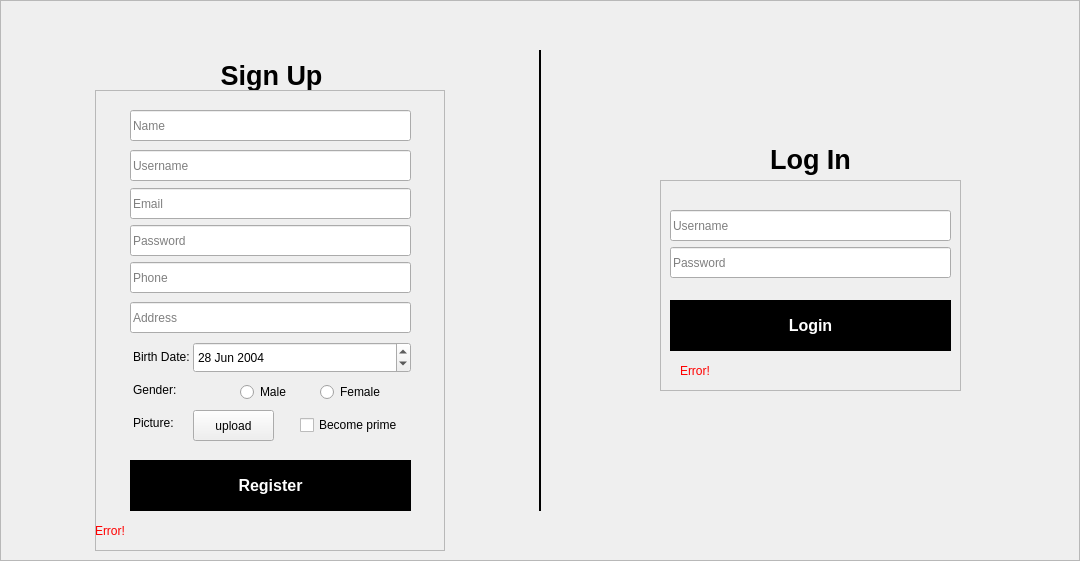
   <widget class="QFrame" name="loginAndRegister">
    <property name="enabled">
     <bool>true</bool>
    </property>
    <property name="geometry">
     <rect>
      <x>0</x>
      <y>130</y>
      <width>1080</width>
      <height>561</height>
     </rect>
    </property>
    <property name="frameShape">
     <enum>QFrame::StyledPanel</enum>
    </property>
    <property name="frameShadow">
     <enum>QFrame::Raised</enum>
    </property>
    <widget class="QWidget" name="Seperator" native="true">
     <property name="geometry">
      <rect>
       <x>539</x>
       <y>50</y>
       <width>2</width>
       <height>461</height>
      </rect>
     </property>
     <property name="styleSheet">
      <string notr="true">#Seperator{
background-color:#000;
}</string>
     </property>
    </widget>
    <widget class="QLabel" name="signupLabel">
     <property name="geometry">
      <rect>
       <x>206</x>
       <y>50</y>
       <width>131</width>
       <height>51</height>
      </rect>
     </property>
     <property name="text">
      <string>&lt;html&gt;&lt;head/&gt;&lt;body&gt;&lt;p align=&quot;center&quot;&gt;&lt;span style=&quot; font-size:20pt; font-weight:700;&quot;&gt;Sign Up&lt;/span&gt;&lt;/p&gt;&lt;/body&gt;&lt;/html&gt;</string>
     </property>
    </widget>
    <widget class="QLabel" name="loginLabel">
     <property name="geometry">
      <rect>
       <x>745</x>
       <y>134</y>
       <width>131</width>
       <height>51</height>
      </rect>
     </property>
     <property name="text">
      <string>&lt;html&gt;&lt;head/&gt;&lt;body&gt;&lt;p align=&quot;center&quot;&gt;&lt;span style=&quot; font-size:20pt; font-weight:700;&quot;&gt;Log In&lt;/span&gt;&lt;/p&gt;&lt;/body&gt;&lt;/html&gt;</string>
     </property>
    </widget>
    <widget class="QFrame" name="signupForm">
     <property name="geometry">
      <rect>
       <x>95</x>
       <y>90</y>
       <width>350</width>
       <height>461</height>
      </rect>
     </property>
     <property name="frameShape">
      <enum>QFrame::StyledPanel</enum>
     </property>
     <property name="frameShadow">
      <enum>QFrame::Raised</enum>
     </property>
     <widget class="QLineEdit" name="nameI">
      <property name="geometry">
       <rect>
        <x>35</x>
        <y>20</y>
        <width>281</width>
        <height>31</height>
       </rect>
      </property>
      <property name="text">
       <string/>
      </property>
      <property name="placeholderText">
       <string>Name</string>
      </property>
     </widget>
     <widget class="QLineEdit" name="userI">
      <property name="geometry">
       <rect>
        <x>35</x>
        <y>60</y>
        <width>281</width>
        <height>31</height>
       </rect>
      </property>
      <property name="text">
       <string/>
      </property>
      <property name="placeholderText">
       <string>Username</string>
      </property>
     </widget>
     <widget class="QLineEdit" name="emailI">
      <property name="geometry">
       <rect>
        <x>35</x>
        <y>98</y>
        <width>281</width>
        <height>31</height>
       </rect>
      </property>
      <property name="text">
       <string/>
      </property>
      <property name="placeholderText">
       <string>Email</string>
      </property>
     </widget>
     <widget class="QLineEdit" name="passwordI">
      <property name="geometry">
       <rect>
        <x>35</x>
        <y>135</y>
        <width>281</width>
        <height>31</height>
       </rect>
      </property>
      <property name="text">
       <string/>
      </property>
      <property name="echoMode">
       <enum>QLineEdit::Normal</enum>
      </property>
      <property name="placeholderText">
       <string>Password</string>
      </property>
     </widget>
     <widget class="QLineEdit" name="phoneNumI">
      <property name="geometry">
       <rect>
        <x>35</x>
        <y>172</y>
        <width>281</width>
        <height>31</height>
       </rect>
      </property>
      <property name="text">
       <string/>
      </property>
      <property name="placeholderText">
       <string>Phone</string>
      </property>
     </widget>
     <widget class="QLineEdit" name="addressI">
      <property name="geometry">
       <rect>
        <x>35</x>
        <y>212</y>
        <width>281</width>
        <height>31</height>
       </rect>
      </property>
      <property name="text">
       <string/>
      </property>
      <property name="placeholderText">
       <string>Address</string>
      </property>
     </widget>
     <widget class="QDateEdit" name="birthDateI">
      <property name="geometry">
       <rect>
        <x>98</x>
        <y>252</y>
        <width>218</width>
        <height>31</height>
       </rect>
      </property>
      <property name="maximumDate">
       <date>
        <year>2023</year>
        <month>4</month>
        <day>25</day>
       </date>
      </property>
      <property name="minimumDate">
       <date>
        <year>1900</year>
        <month>1</month>
        <day>1</day>
       </date>
      </property>
      <property name="date">
       <date>
        <year>2004</year>
        <month>6</month>
        <day>28</day>
       </date>
      </property>
     </widget>
     <widget class="QLabel" name="birthDateLabel">
      <property name="geometry">
       <rect>
        <x>38</x>
        <y>259</y>
        <width>61</width>
        <height>16</height>
       </rect>
      </property>
      <property name="text">
       <string>Birth Date:</string>
      </property>
     </widget>
     <widget class="QLabel" name="genderLabel">
      <property name="geometry">
       <rect>
        <x>38</x>
        <y>292</y>
        <width>61</width>
        <height>16</height>
       </rect>
      </property>
      <property name="text">
       <string>Gender:</string>
      </property>
     </widget>
     <widget class="QRadioButton" name="genderMale">
      <property name="geometry">
       <rect>
        <x>145</x>
        <y>292</y>
        <width>89</width>
        <height>20</height>
       </rect>
      </property>
      <property name="text">
       <string>Male</string>
      </property>
     </widget>
     <widget class="QRadioButton" name="genderFemale">
      <property name="geometry">
       <rect>
        <x>225</x>
        <y>292</y>
        <width>89</width>
        <height>20</height>
       </rect>
      </property>
      <property name="text">
       <string>Female</string>
      </property>
     </widget>
     <widget class="QLabel" name="picLabel">
      <property name="geometry">
       <rect>
        <x>38</x>
        <y>325</y>
        <width>61</width>
        <height>16</height>
       </rect>
      </property>
      <property name="text">
       <string>Picture:</string>
      </property>
     </widget>
     <widget class="QPushButton" name="upload">
      <property name="geometry">
       <rect>
        <x>98</x>
        <y>320</y>
        <width>81</width>
        <height>31</height>
       </rect>
      </property>
      <property name="text">
       <string>upload</string>
      </property>
      <property name="autoDefault">
       <bool>false</bool>
      </property>
     </widget>
     <widget class="QCheckBox" name="isPrimeCheckbox">
      <property name="geometry">
       <rect>
        <x>205</x>
        <y>325</y>
        <width>101</width>
        <height>20</height>
       </rect>
      </property>
      <property name="text">
       <string>Become prime</string>
      </property>
     </widget>
     <widget class="QPushButton" name="registerBtn">
      <property name="geometry">
       <rect>
        <x>35</x>
        <y>370</y>
        <width>281</width>
        <height>51</height>
       </rect>
      </property>
      <property name="styleSheet">
       <string notr="true">#registerBtn{
background-color:#000000;
color:#FFFFFF;
border:none;
font-size:16px;
font-weight:700;
transition: 1s;
}
#registerBtn:hover{
background-color:#FFFFFF;
color:#000000;
border:1px solid #000000;
}</string>
      </property>
      <property name="text">
       <string>Register</string>
      </property>
     </widget>
     <widget class="QLabel" name="signupErrorBox">
      <property name="geometry">
       <rect>
        <x>0</x>
        <y>430</y>
        <width>350</width>
        <height>21</height>
       </rect>
      </property>
      <property name="styleSheet">
       <string notr="true">#signupErrorBox{
color: #ff0000;
}</string>
      </property>
      <property name="text">
       <string>Error!</string>
      </property>
     </widget>
    </widget>
    <widget class="QFrame" name="loginForm">
     <property name="geometry">
      <rect>
       <x>660</x>
       <y>180</y>
       <width>301</width>
       <height>211</height>
      </rect>
     </property>
     <property name="frameShape">
      <enum>QFrame::StyledPanel</enum>
     </property>
     <property name="frameShadow">
      <enum>QFrame::Raised</enum>
     </property>
     <widget class="QLineEdit" name="userLoginI">
      <property name="geometry">
       <rect>
        <x>10</x>
        <y>30</y>
        <width>281</width>
        <height>31</height>
       </rect>
      </property>
      <property name="text">
       <string/>
      </property>
      <property name="placeholderText">
       <string>Username</string>
      </property>
     </widget>
     <widget class="QLineEdit" name="passwordLoginI">
      <property name="geometry">
       <rect>
        <x>10</x>
        <y>67</y>
        <width>281</width>
        <height>31</height>
       </rect>
      </property>
      <property name="text">
       <string/>
      </property>
      <property name="echoMode">
       <enum>QLineEdit::Normal</enum>
      </property>
      <property name="placeholderText">
       <string>Password</string>
      </property>
     </widget>
     <widget class="QPushButton" name="loginBtn">
      <property name="geometry">
       <rect>
        <x>10</x>
        <y>120</y>
        <width>281</width>
        <height>51</height>
       </rect>
      </property>
      <property name="styleSheet">
       <string notr="true">#loginBtn{
background-color:#000000;
color:#FFFFFF;
border:none;
font-size:16px;
font-weight:700;
transition: 1s;
}
#loginBtn:hover{
background-color:#FFFFFF;
color:#000000;
border:1px solid #000000;
}</string>
      </property>
      <property name="text">
       <string>Login</string>
      </property>
     </widget>
     <widget class="QLabel" name="loginErrorBox">
      <property name="geometry">
       <rect>
        <x>20</x>
        <y>180</y>
        <width>261</width>
        <height>21</height>
       </rect>
      </property>
      <property name="styleSheet">
       <string notr="true">#loginErrorBox{
color: #ff0000;
}</string>
      </property>
      <property name="text">
       <string>Error!</string>
      </property>
     </widget>
    </widget>
   </widget>
